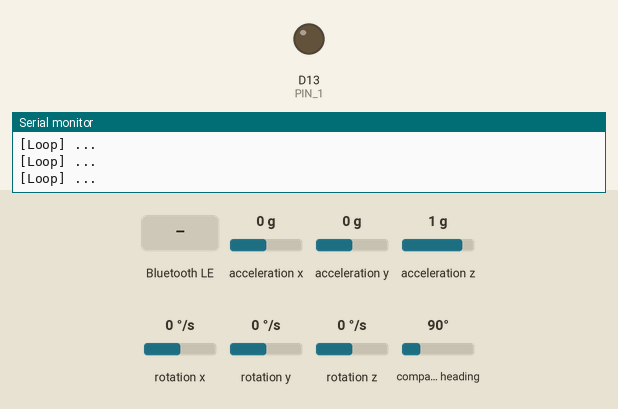
Recording of a sketch running on a simulated Arduino Nano 33 BLE. On the bench: output pins drawn as LEDs (lit = HIGH), the last lines printed to the serial monitor. The test bench sets the inputs (shaded band); at power-on: acceleration x 0 g, acceleration y 0 g, acceleration z 1 g, rotation x 0 °/s, rotation y 0 °/s, rotation z 0 °/s, compass heading 90°. Nothing arrives over Bluetooth unless stated; a phone connects over Bluetooth LE 3 s after start.

Above: at 1.3 s.
1.4 s: Bluetooth LE write "1" received
At 4.1 s:
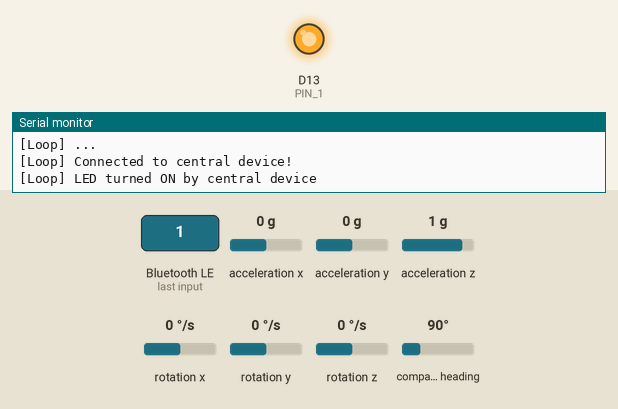
4.4 s: Bluetooth LE write "0" received
At 5.5 s:
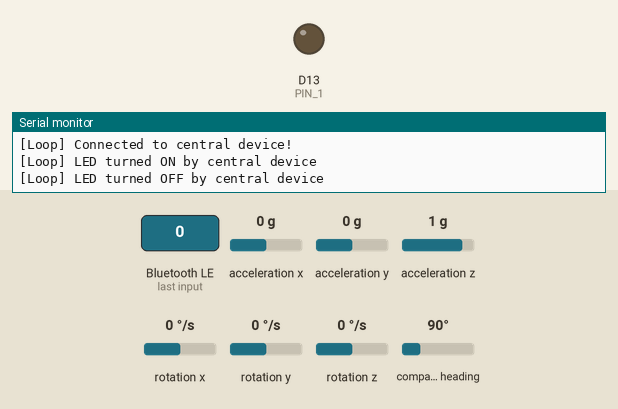
5.9 s: Bluetooth LE write "2" received
At 6.6 s:
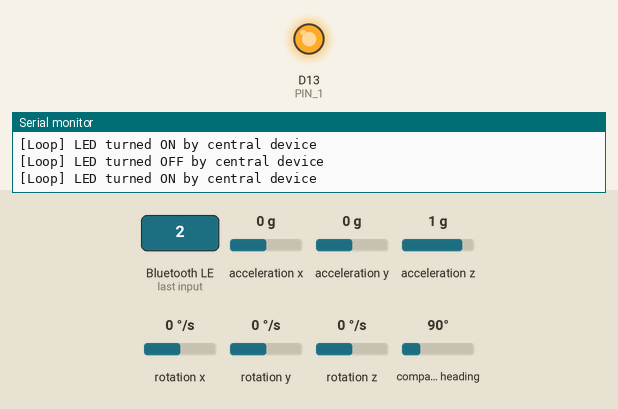
Timing chart, 0 to 8.9 s (numbered marks = the images above; inputs shaded):
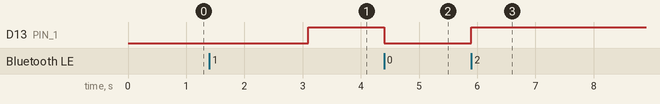

The sketch:

Arduino.ino
```cpp
//#include "Tools.h"
#include <ArduinoBLE.h>
#include "Arduino_BMI270_BMM150.h" //  Nano 33 BLE Sense Rev2
//#include <Arduino_LSM9DS1.h> // Nano 33 BLE Sense :(
//#include <Arduino_LSM6DS3.h> // Nano 33 IoT

uint32_t value = 0;
const int PIN_1 = LED_BUILTIN; // ORANGE?
const int PIN_2 = 23; // GREEN
const int PIN_3 = 24; // BLUE


#define SERVICE_UUID               "19b10000-e8f2-537e-4f6c-d104768a1214"
#define SENSOR_CHARACTERISTIC_UUID "19b10001-e8f2-537e-4f6c-d104768a1214"

#define    LED_CHARACTERISTIC_UUID "19b10006-e8f2-537e-4f6c-d104768a1214"


BLEService customService = BLEService(SERVICE_UUID);

BLEBoolCharacteristic           ledCharacteristic(   LED_CHARACTERISTIC_UUID, BLEWrite | BLERead | BLENotify);
BLEUnsignedIntCharacteristic sensorCharacteristic(SENSOR_CHARACTERISTIC_UUID, BLERead | BLENotify);

float values[4] = {0.0, 0.0, 0.0, 0.0};
#define ACCEL_UUID "19b10010-e8f2-537e-4f6c-d104768a1214"
BLECharacteristic accel(ACCEL_UUID, BLERead | BLENotify, sizeof(values));

#define GYROS_UUID "19b10011-e8f2-537e-4f6c-d104768a1214"
BLECharacteristic gyros(GYROS_UUID, BLERead | BLENotify, sizeof(values));

float arr[1+9]; // = {0.0, 0.0,0.0,0.0, 0.0,0.0,0.0, 0.0,0.0,0.0};
#define IMU_UUID "19b10020-e8f2-537e-4f6c-d104768a1214"
BLECharacteristic imu(IMU_UUID, BLERead | BLENotify, sizeof(arr));


unsigned long startMillis;

bool deviceConnected = false;

float dummy = 0.0;
float x = 0.0, y = 0.0, z = 0.0;

void setup()
{
  //#ifdef DEBUG
  Serial.println("[SetUp] ...");
  Serial.begin(9600);
  //#endif
  pinMode(PIN_1, OUTPUT);

  /*
  pinMode(PIN_2, OUTPUT);
  pinMode(PIN_3, OUTPUT);

  digitalWrite(PIN_1, LOW);
  digitalWrite(PIN_2, LOW);
  digitalWrite(PIN_3, LOW);
  */
  if (!BLE.begin()) {
  //#ifdef DEBUG
    Serial.println("Failed to initialize BLE!");
  //#endif
    while (1);
  }
  delay(100);

  if (!IMU.begin())
  {
    Serial.println("[setup] !imu");
    while (1);
  }

  BLE.setLocalName("Nano33BLE");
  BLE.setAdvertisedService(customService);

  customService.addCharacteristic(sensorCharacteristic);
  customService.addCharacteristic(ledCharacteristic);
  customService.addCharacteristic(accel);
  customService.addCharacteristic(gyros);
  customService.addCharacteristic(imu);

  BLE.addService(customService);
  BLE.advertise();

  //#ifdef DEBUG
  Serial.println("Waiting for client connection...");
  //#endif
}


void loop()
{
  Serial.println("[Loop] ...");

  BLEDevice central = BLE.central();
  if (central)
  {
    deviceConnected = true;
//#ifdef DEBUG
    Serial.println("[Loop] Connected to central device!");
//#endif

    startMillis = millis();

    while (central.connected())
    {
/*
      digitalWrite(PIN_2, HIGH);
      delay(100);
      digitalWrite(PIN_2, LOW);
      delay(100);
*/
      if (ledCharacteristic.written())
      {
        bool ledValue = ledCharacteristic.value();
        if (ledValue)
        {
          digitalWrite(PIN_1, HIGH);
//#ifdef DEBUG
          Serial.println("[Loop] LED turned ON by central device");
//#endif
        } else {
          digitalWrite(PIN_1, LOW);
//#ifdef DEBUG
          Serial.println("[Loop] LED turned OFF by central device");
//#endif
        }
      } // ledCharacteristic
      sensorCharacteristic.writeValue(value);

      dummy = millis() - startMillis;
      if( IMU.accelerationAvailable() )
      {
        IMU.readAcceleration(x, y, z);
/*
        Serial.print(value);
        Serial.print(' ');

        Serial.print( dummy );
        Serial.print(' ');

        Serial.print(x);
        Serial.print(' ');
        Serial.print(y);
        Serial.print(' ');
        Serial.println(z);
*/
        values[0] = dummy;
        values[1] = x;
        values[2] = y;
        values[3] = z;
        accel.writeValue((uint8_t*)values, sizeof(values));
      }
/*
      if (IMU.gyroscopeAvailable())
      {
        IMU.readGyroscope(values[1], values[2], values[3]);
        Serial.print(values[1]); Serial.print(' ');
        Serial.print(values[2]); Serial.print(' ');
        Serial.println(values[3]);

        values[0] = dummy;
        gyros.writeValue((uint8_t*)values, sizeof(values));
      }
*/


      //if( IMU.accelerationAvailable() && IMU.gyroscopeAvailable())
      {
        for(int i=0; i<10; i++) arr[i] = 0.0;
        IMU.readAcceleration( x, y, z);
        arr[1]=x; arr[2]=y; arr[3]=z;

        IMU.readGyroscope(    x, y, z);
        arr[4]=x; arr[5]=y; arr[6]=z;

        IMU.readMagneticField(x, y, z);
        arr[7]=x; arr[8]=y; arr[9]=z;

        arr[0] = millis() - startMillis;
        imu.writeValue((uint8_t*)values, sizeof(arr));
      }


//#ifdef DEBUG
//      Serial.print("[Loop] Notified value: ");
//      Serial.println(value);
      value++;
//#endif

      //delay(1000);
    } // central.connected

//#ifdef DEBUG
    Serial.println("[Loop] Central device disconnected.");
//#endif

    deviceConnected = false;
  } // central

}
```

Measured:
- after the input at 1.4 s, D13 (PIN_1): LOW → HIGH after 1.7 s
- after the input at 4.4 s, D13 (PIN_1): HIGH → LOW at once
- after the input at 5.9 s, D13 (PIN_1): LOW → HIGH at once
